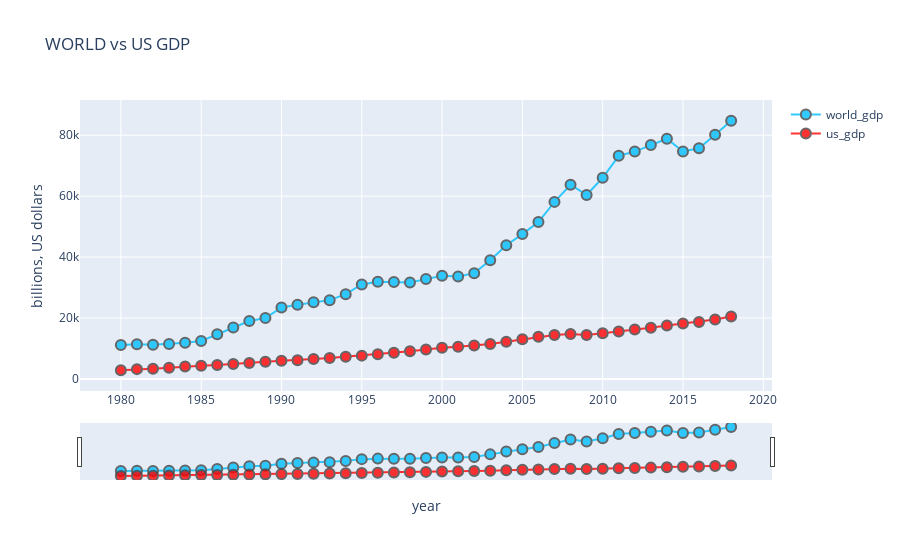

This figure's notebook cell:
### Code cell
# create a graph for GDP using plotly library 
layout= go.Layout(yaxis={"title": "billions, US dollars"}, xaxis= {'title': 'year'})

fig= go.Figure(layout= layout)

fig.add_trace(go.Scatter(
    x= world_gdp_train.index,
    y= world_gdp_train,
    name= 'world_gdp',
    line_color= 'deepskyblue',
    opacity= .8)
             )
fig.add_trace(go.Scatter(
    x=us_gdp_train.index,
    y= us_gdp_train, 
    name= 'us_gdp',
    line_color= 'red',
    opacity= .8)
             )
# Set options common to all traces with fig.update_traces
fig.update_traces(mode='lines+markers', marker_line_width=2, marker_size=10)

fig.update_layout(title_text= 'WORLD vs US GDP', xaxis_rangeslider_visible=True)

fig.show()
